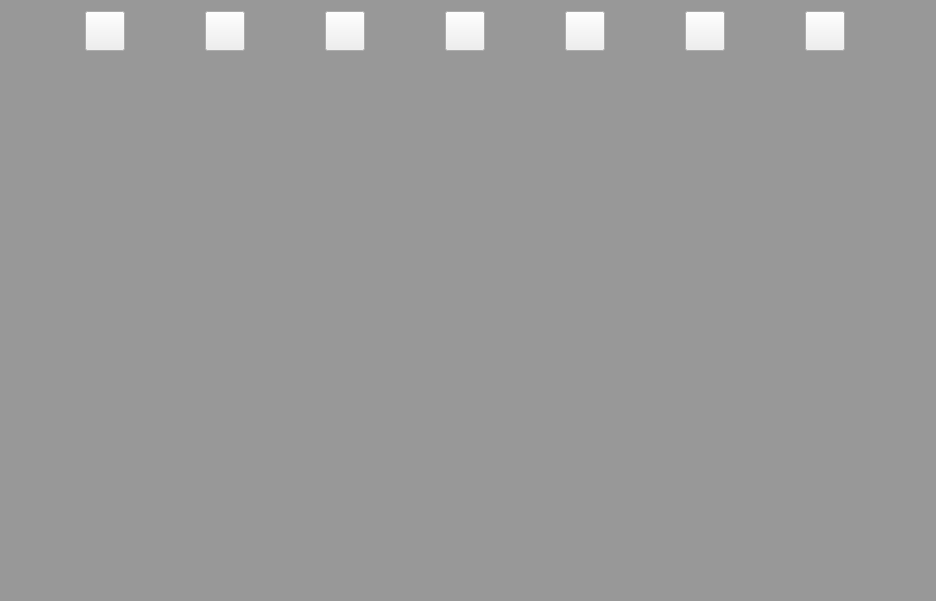
<?xml version="1.0" encoding="UTF-8"?>
<ui version="4.0">
 <class>MainWindow</class>
 <widget class="QMainWindow" name="MainWindow">
  <property name="windowModality">
   <enum>Qt::WindowModal</enum>
  </property>
  <property name="geometry">
   <rect>
    <x>0</x>
    <y>0</y>
    <width>936</width>
    <height>601</height>
   </rect>
  </property>
  <property name="windowTitle">
   <string>Graph Builder</string>
  </property>
  <property name="windowIcon">
   <iconset>
    <normaloff>C:/Users/sovsp/Desktop/windowIcon.png</normaloff>C:/Users/sovsp/Desktop/windowIcon.png</iconset>
  </property>
  <property name="styleSheet">
   <string notr="true">#MainWindow {
background-color: rgb(152, 152, 152)
}</string>
  </property>
  <property name="iconSize">
   <size>
    <width>30</width>
    <height>30</height>
   </size>
  </property>
  <widget class="QWidget" name="centralWidget">
   <layout class="QVBoxLayout" name="verticalLayout">
    <item>
     <layout class="QHBoxLayout" name="toolLayout">
      <item>
       <widget class="QPushButton" name="addGraphButton">
        <property name="minimumSize">
         <size>
          <width>40</width>
          <height>40</height>
         </size>
        </property>
        <property name="maximumSize">
         <size>
          <width>40</width>
          <height>40</height>
         </size>
        </property>
        <property name="styleSheet">
         <string notr="true">#addGraphButton {
border-image: url(:/images/C:/Users/sovsp/Desktop/addGraph.png); }</string>
        </property>
        <property name="text">
         <string/>
        </property>
       </widget>
      </item>
      <item>
       <widget class="QPushButton" name="addTreeButton">
        <property name="minimumSize">
         <size>
          <width>40</width>
          <height>40</height>
         </size>
        </property>
        <property name="maximumSize">
         <size>
          <width>40</width>
          <height>40</height>
         </size>
        </property>
        <property name="styleSheet">
         <string notr="true">#addTreeButton {
border-image:url(:/images/C:/Users/sovsp/Desktop/tree.png); }</string>
        </property>
        <property name="text">
         <string/>
        </property>
       </widget>
      </item>
      <item>
       <widget class="QPushButton" name="moveButton">
        <property name="minimumSize">
         <size>
          <width>40</width>
          <height>40</height>
         </size>
        </property>
        <property name="maximumSize">
         <size>
          <width>40</width>
          <height>40</height>
         </size>
        </property>
        <property name="styleSheet">
         <string notr="true">#moveButton {
border-image: url(:/images/C:/Users/sovsp/Desktop/move.png); }</string>
        </property>
        <property name="text">
         <string/>
        </property>
       </widget>
      </item>
      <item>
       <widget class="QPushButton" name="drawButton">
        <property name="minimumSize">
         <size>
          <width>40</width>
          <height>40</height>
         </size>
        </property>
        <property name="maximumSize">
         <size>
          <width>40</width>
          <height>40</height>
         </size>
        </property>
        <property name="styleSheet">
         <string notr="true">#drawButton {
border-image:url(:/images/C:/Users/sovsp/Desktop/draw.png); }</string>
        </property>
        <property name="text">
         <string/>
        </property>
       </widget>
      </item>
      <item>
       <widget class="QPushButton" name="addNodeButton">
        <property name="minimumSize">
         <size>
          <width>40</width>
          <height>40</height>
         </size>
        </property>
        <property name="maximumSize">
         <size>
          <width>40</width>
          <height>40</height>
         </size>
        </property>
        <property name="baseSize">
         <size>
          <width>20</width>
          <height>20</height>
         </size>
        </property>
        <property name="styleSheet">
         <string notr="true">#addNodeButton {
border-image:url(:/images/C:/Users/sovsp/Desktop/node.png); }</string>
        </property>
        <property name="text">
         <string/>
        </property>
       </widget>
      </item>
      <item>
       <widget class="QPushButton" name="addEdgeButton">
        <property name="minimumSize">
         <size>
          <width>40</width>
          <height>40</height>
         </size>
        </property>
        <property name="maximumSize">
         <size>
          <width>40</width>
          <height>40</height>
         </size>
        </property>
        <property name="autoFillBackground">
         <bool>false</bool>
        </property>
        <property name="styleSheet">
         <string notr="true">#addEdgeButton {
border-image:url(:/images/C:/Users/sovsp/Desktop/edge.png); }</string>
        </property>
        <property name="text">
         <string/>
        </property>
       </widget>
      </item>
      <item>
       <widget class="QPushButton" name="chooseAlgorithm">
        <property name="minimumSize">
         <size>
          <width>40</width>
          <height>40</height>
         </size>
        </property>
        <property name="maximumSize">
         <size>
          <width>40</width>
          <height>40</height>
         </size>
        </property>
        <property name="styleSheet">
         <string notr="true">#chooseAlgorithm {
border-image:url(:/images/C:/Users/sovsp/Desktop/algorithm.png); }</string>
        </property>
        <property name="text">
         <string/>
        </property>
       </widget>
      </item>
     </layout>
    </item>
    <item>
     <widget class="QWidget" name="graphWidget" native="true">
      <property name="enabled">
       <bool>true</bool>
      </property>
      <layout class="QGridLayout" name="gridLayout"/>
     </widget>
    </item>
   </layout>
  </widget>
  <action name="loadFromFile">
   <property name="text">
    <string>Загрузить из файла</string>
   </property>
   <property name="toolTip">
    <string>Загрузить из файла</string>
   </property>
  </action>
  <action name="findBridges">
   <property name="text">
    <string>Поиск мостов</string>
   </property>
  </action>
  <action name="randomGraph">
   <property name="text">
    <string>Случайный граф</string>
   </property>
  </action>
  <action name="maxFlow">
   <property name="text">
    <string>Максимальной поток</string>
   </property>
  </action>
  <action name="dijicstra">
   <property name="text">
    <string>Алгоритм Дейкстры</string>
   </property>
  </action>
  <action name="minimalSpanningTree">
   <property name="text">
    <string>Минимальное остовное дерево</string>
   </property>
  </action>
  <action name="createNewGraph">
   <property name="text">
    <string>Новый граф</string>
   </property>
  </action>
  <action name="showLCA">
   <property name="text">
    <string>Наименьший общий предок</string>
   </property>
  </action>
 </widget>
 <layoutdefault spacing="6" margin="11"/>
 <resources/>
 <connections/>
</ui>
